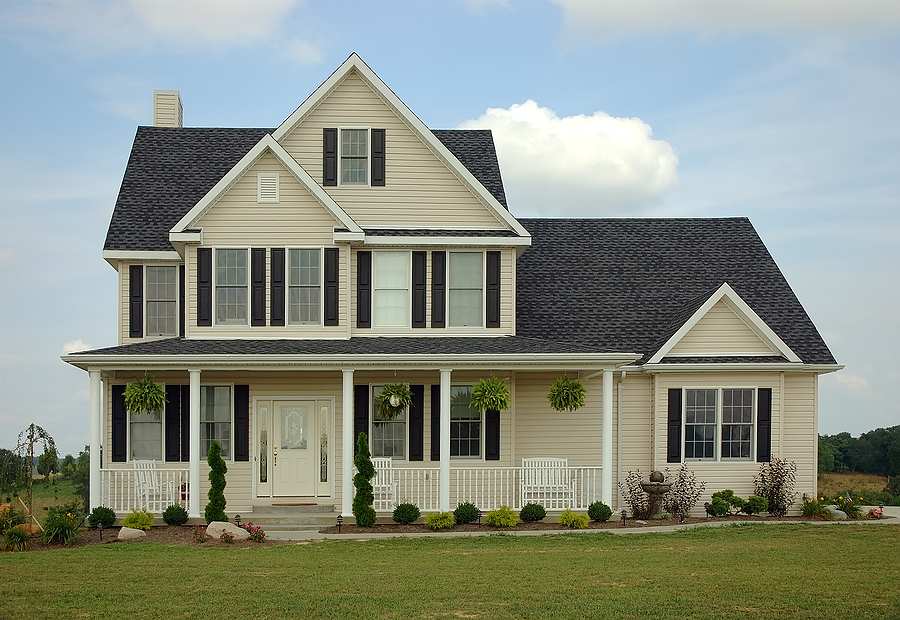
#> input picture 08_Inteligencia_Artificial/04_Visao_Computacional/02_Filtros_e_Atributos/imagens/casa.jpg, 900 x 620 px
$ jupyter execute 08.4_contornos.ipynb
#> lines starting #> are read from the running program, lines starting #| are printed output that depends on the picture; after the words box and inside, x2 and y2 are one past the last pixel; in counts of white or black regions, pixels touching at a corner belong together
## Contornos
***

Uma vez que você tenha detectado as bordas eu posso colocar um contorno nessas bordas como forma de delimitar exatamente os objetos que existe dentro dessa imagem.

***

[cell 1]
from matplotlib import pyplot as plt
import numpy as np
import cv2

def show(img):
    """
    Redimensionar a imagem e mostrar no codigo.
    """

    img = cv2.cvtColor(img, cv2.COLOR_BGR2RGB)
    plt.rcParams['figure.figsize'] = (50, 50)
    plt.imshow(img)
    plt.axis("off")
    plt.show()

[cell 2]
# Carregando a imagem e convertendo para escala de cinza
image = cv2.imread("imagens/casa.jpg")
#> image is the input picture: shape (620, 900, 3); mean B, G, R 131.8, 143.8, 136.6
gray = cv2.cvtColor(image, cv2.COLOR_BGR2GRAY)
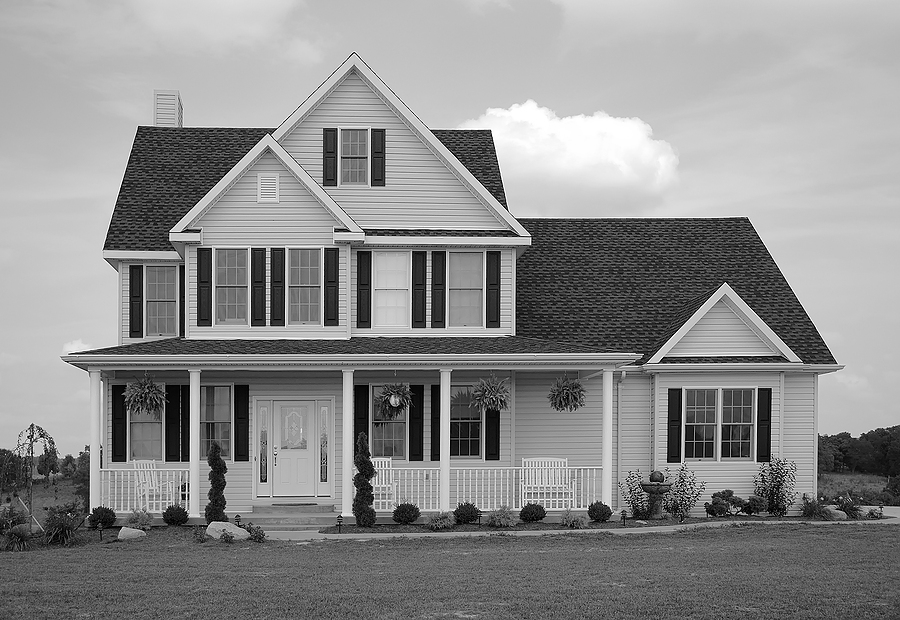
#> gray: shape (620, 900); min 0, max 255, mean 140.3
blurred = cv2.GaussianBlur(gray, (11, 11), 0)
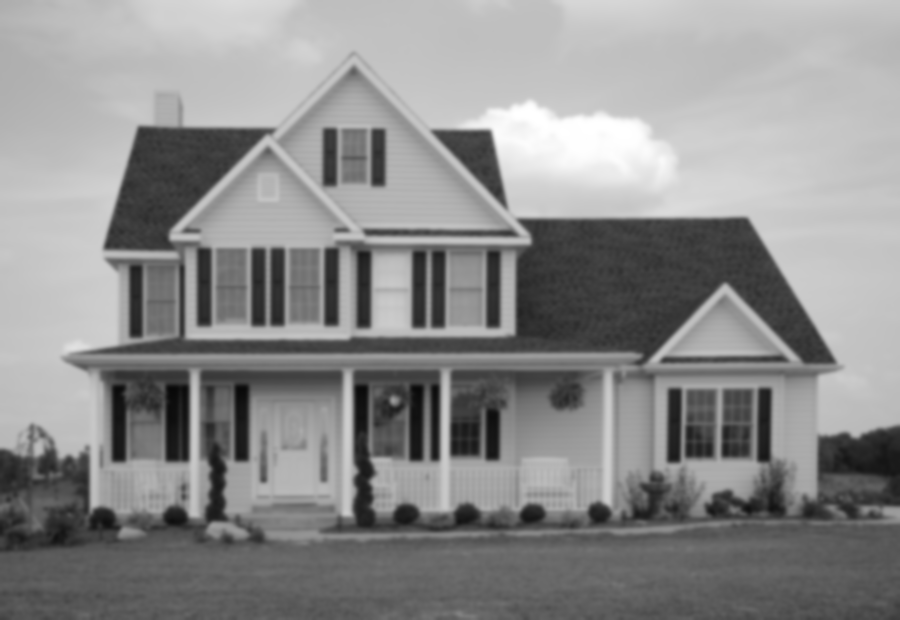
#> blurred: shape (620, 900); min 8, max 255, mean 140.3
show(blurred)

[cell 3]
# Canny
edged = cv2.Canny(blurred, 30, 150)
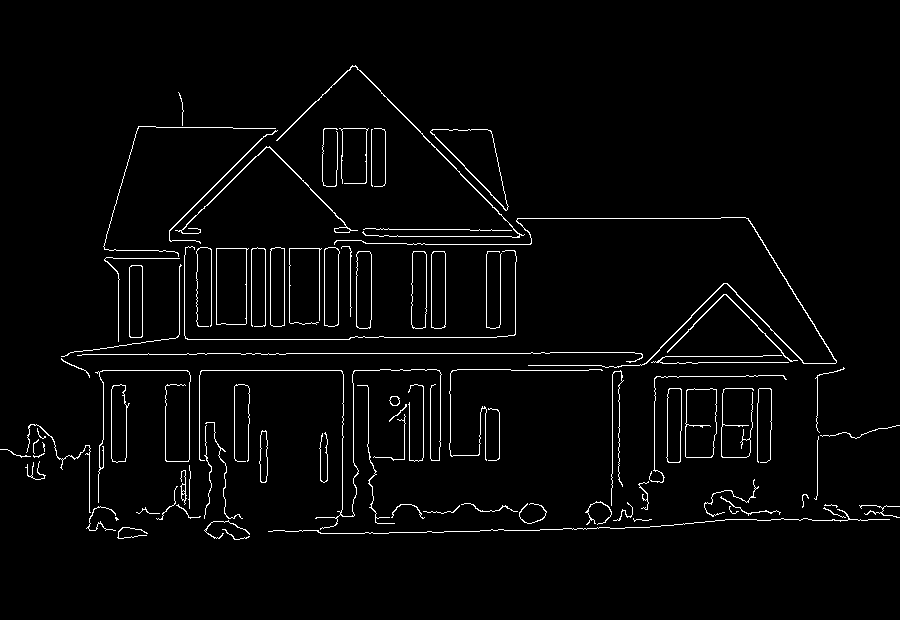
#> edged: shape (620, 900); 2.7% white in thin lines or dots, all inside (x1, y1, x2, y2) = (0, 65, 900, 540)

[cell 4]
# Encontra todos os contornos na imagem e desenha TODOS os contornos da imagem
cnts, _ = cv2.findContours(edged.copy(), cv2.RETR_LIST, cv2.CHAIN_APPROX_SIMPLE)
#> cnts = 110 contours, 66 with area under 20; largest, box (x1, y1, x2, y2) and area: (430, 129, 509, 211) 2598, (430, 129, 509, 211) 2524, (216, 248, 249, 325) 2276, (216, 248, 247, 325) 2271, (685, 388, 717, 458) 2001

[cell 5]
# A função findCountours é destrutiva, ou seja, ela altera a imagem. Por isso fazemos uma cópia.
clone = image.copy()

[cell 6]
# Desenha os contornos
cv2.drawContours(clone, cnts, -1, (0, 255, 0), 2)
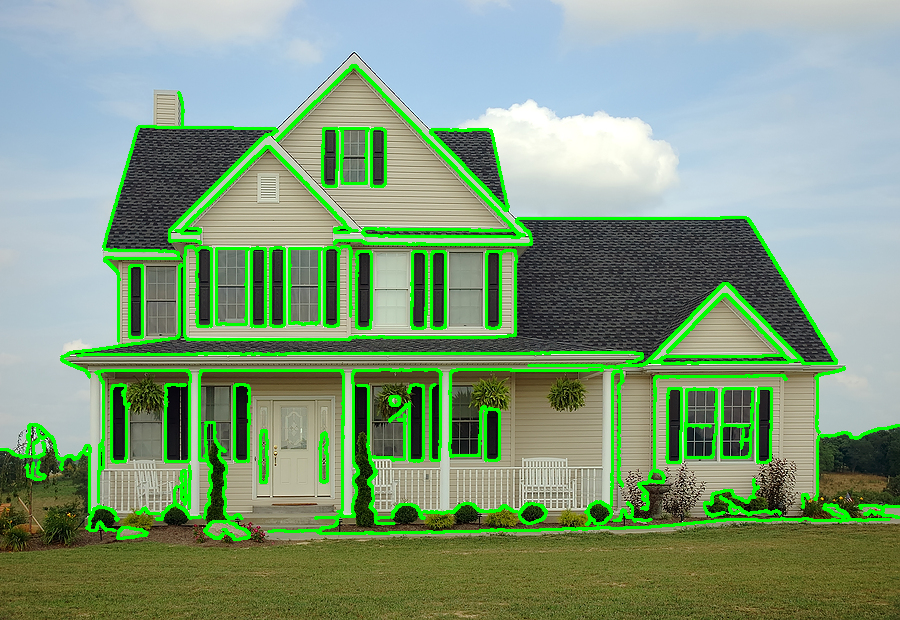
#> clone: shape (620, 900, 3); 8.48% of pixels changed, all inside (x1, y1, x2, y2) = (0, 64, 900, 541)
print ("Encontrados {} contornos".format(len(cnts)))
#| Encontrados 110 contornos

[cell 7]
show(clone)

***

[cell 8]
# Carregando a imagem e convertendo para escala de cinza
image = cv2.imread("imagens/shapes.png")
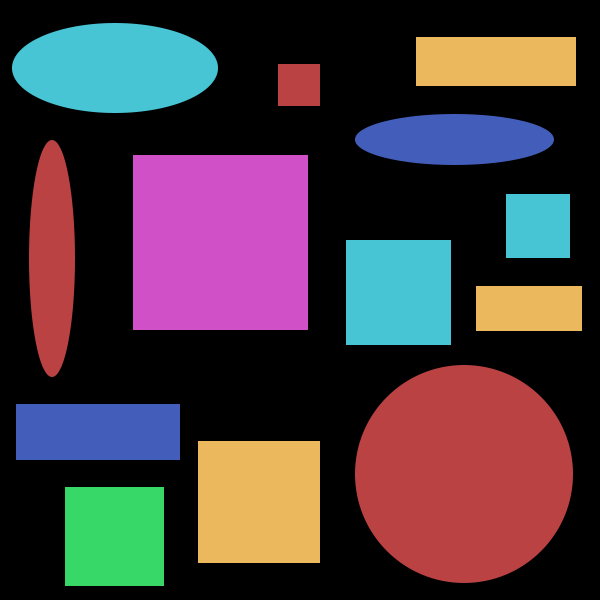
#> input picture 08_Inteligencia_Artificial/04_Visao_Computacional/02_Filtros_e_Atributos/imagens/shapes.png, 600 x 600 px
#> image is the input picture: shape (600, 600, 3); mean B, G, R 62, 56.2, 70.8
gray = cv2.cvtColor(image, cv2.COLOR_BGR2GRAY)
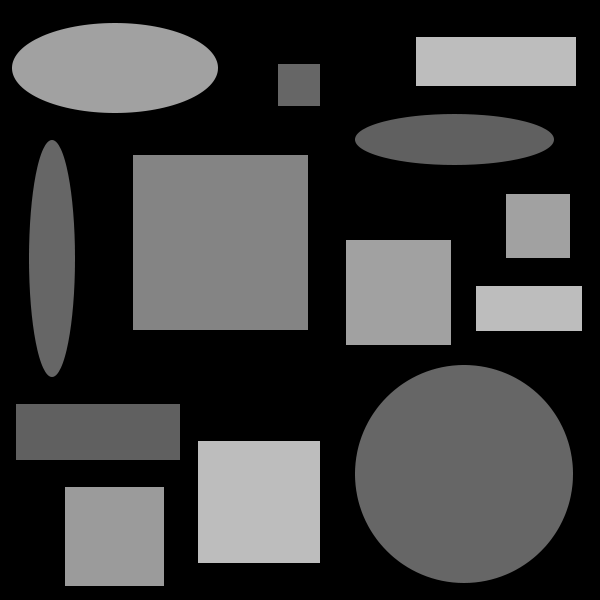
#> gray: shape (600, 600); min 0, max 189, mean 61.2
show(gray)

[cell 9]
# Encontra os contornos externos
cnts, _ = cv2.findContours(gray.copy(), cv2.RETR_EXTERNAL, cv2.CHAIN_APPROX_SIMPLE)
#> cnts = 13 contours; largest, box (x1, y1, x2, y2) and area: (355, 365, 573, 583) 37385, (133, 155, 308, 330) 30276, (198, 441, 320, 563) 14641, (12, 23, 218, 113) 14593, (346, 240, 451, 345) 10816

[cell 10]
# A função findCountours é destrutiva, ou seja, ela altera a imagem. Por isso fazemos uma cópia.
clone = image.copy()

[cell 11]
# Loop por todos os contornos
for (i, c) in enumerate(cnts):
    # Calcula a área e o perímetro do contorno
    area = cv2.contourArea(c)
    perimeter = cv2.arcLength(c, True)
    print ("Contorno #%d -- Area: %.2f, Perimetero: %.2f" % (i + 1, area, perimeter))

    # Desenha o contorno na imagem
    cv2.drawContours(clone, [c], -1, (0, 255, 0), 2)

    # Calcula o centro do contorno e desenha o número do contorno
    M = cv2.moments(c)
    cX = int(M["m10"] / M["m00"])
    cY = int(M["m01"] / M["m00"])
    cv2.putText(clone, "#%d" % (i + 1), (cX - 20, cY), cv2.FONT_HERSHEY_SIMPLEX, 1.25, (255, 255, 255), 4)
#> this loop made 13 passes
#> (c, area, perimeter, cX, cY) on passes 1, 2, 3, 5, 6, 7, 8, 11, 12: ([[65, 487], [65, 585], [163, 585], [163, 487]], 9604, 392, 114, 536), ([[198, 441], [198, 562], [319, 562], [319, 441]], 14641, 484, 258, 501), ([[16, 404], [16, 459], [179, 459], [179, 404]], 8965, 436, 97, 431), ([[476, 286], [476, 330], [581, 330], [581, 286]], 4620, 298, 528, 308), ([[346, 240], [346, 344], [450, 344], [450, 240]], 10816, 416, 398, 292), ([[506, 194], [506, 257], [569, 257], [569, 194]], 3969, 252, 537, 225), ([[133, 155], [133, 329], [307, 329], [307, 155]], 30276, 696, 220, 242), ([[278, 64], [278, 105], [319, 105], [319, 64]], 1681, 164, 298, 84), ([[416, 37], [416, 85], [575, 85], [575, 37]], 7632, 414, 495, 61)
#> (area, perimeter, cX, cY) on passes 4, 9, 10, 13: (37385, 722.7, 463, 473), (8550, 517.5, 51, 258), (7970, 446.8, 454, 139), (14593, 508.3, 114, 67)
#| Contorno #1 -- Area: 9604.00, Perimetero: 392.00
#| Contorno #2 -- Area: 14641.00, Perimetero: 484.00
#| Contorno #3 -- Area: 8965.00, Perimetero: 436.00
#| Contorno #4 -- Area: 37385.00, Perimetero: 722.72
#| Contorno #5 -- Area: 4620.00, Perimetero: 298.00
#| Contorno #6 -- Area: 10816.00, Perimetero: 416.00
#| Contorno #7 -- Area: 3969.00, Perimetero: 252.00
#| Contorno #8 -- Area: 30276.00, Perimetero: 696.00
#> (further printed lines are left out)
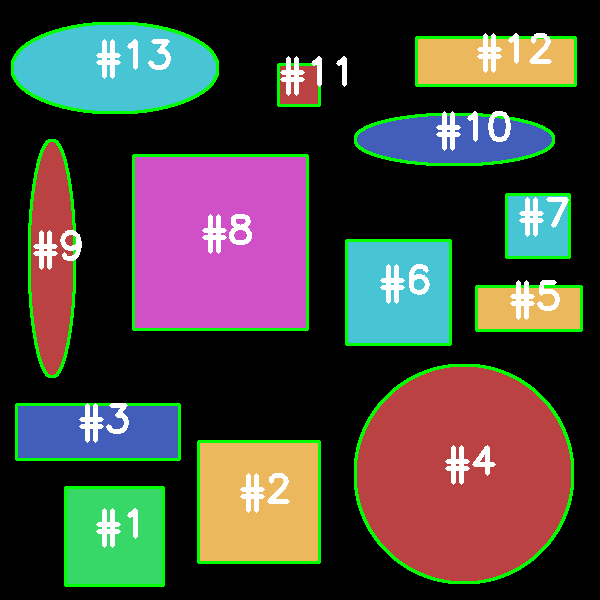
#> clone: shape (600, 600, 3); 7.9% of pixels changed, all inside (x1, y1, x2, y2) = (11, 22, 583, 587)

[cell 12]
show(clone)

***

[cell 13]
# A função findCountours é destrutiva, ou seja, ela altera a imagem. Por isso fazemos uma cópia.
clone = image.copy()

[cell 14]
# Loop por todos os contornos
for c in cnts:
    # Aproxima o contorno
    peri = cv2.arcLength(c, True)
    approx = cv2.approxPolyDP(c, 0.01 * peri, True)

    # Se o contorno aproximado tiver 4 vértices, então estamos examinando um retângulo
    if len(approx) == 4:
        # Desenha o contorno e desenha o texto na imagem
        cv2.drawContours(clone, [c], -1, (0, 255, 255), 2)
        (x, y, w, h) = cv2.boundingRect(approx)
        cv2.putText(clone, "Retangulo", (x, y - 10), cv2.FONT_HERSHEY_SIMPLEX, 0.5, (0, 255, 255), 2)
#> this loop made 13 passes
#> (peri, approx, x, y, w, h) on passes 1, 2, 3, 5, 6, 7, 8, 11, 12: (392, [[65, 487], [65, 585], [163, 585], [163, 487]], 65, 487, 99, 99), (484, [[198, 441], [198, 562], [319, 562], [319, 441]], 198, 441, 122, 122), (436, [[16, 404], [16, 459], [179, 459], [179, 404]], 16, 404, 164, 56), (298, [[476, 286], [476, 330], [581, 330], [581, 286]], 476, 286, 106, 45), (416, [[346, 240], [346, 344], [450, 344], [450, 240]], 346, 240, 105, 105), (252, [[506, 194], [506, 257], [569, 257], [569, 194]], 506, 194, 64, 64), (696, [[133, 155], [133, 329], [307, 329], [307, 155]], 133, 155, 175, 175), (164, [[278, 64], [278, 105], [319, 105], [319, 64]], 278, 64, 42, 42), (414, [[416, 37], [416, 85], [575, 85], [575, 37]], 416, 37, 160, 49)
#> peri on passes 4, 9, 10, 13: 722.7, 517.5, 446.8, 508.3
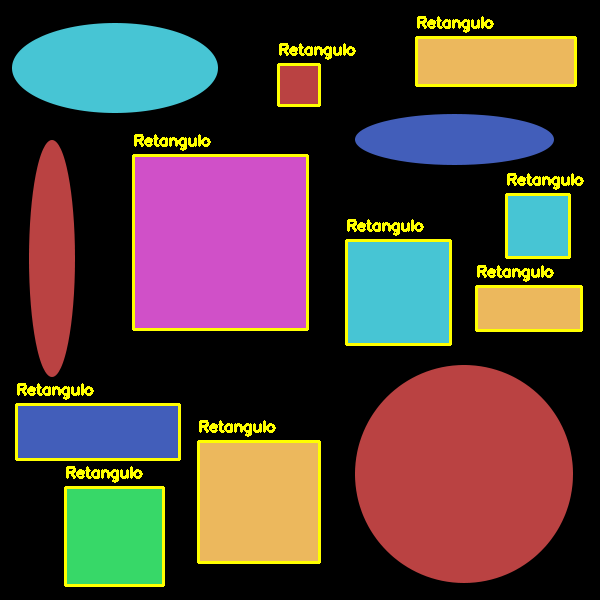
#> clone: shape (600, 600, 3); 4.38% of pixels changed, all inside (x1, y1, x2, y2) = (15, 16, 584, 587)

[cell 15]
show(clone)
